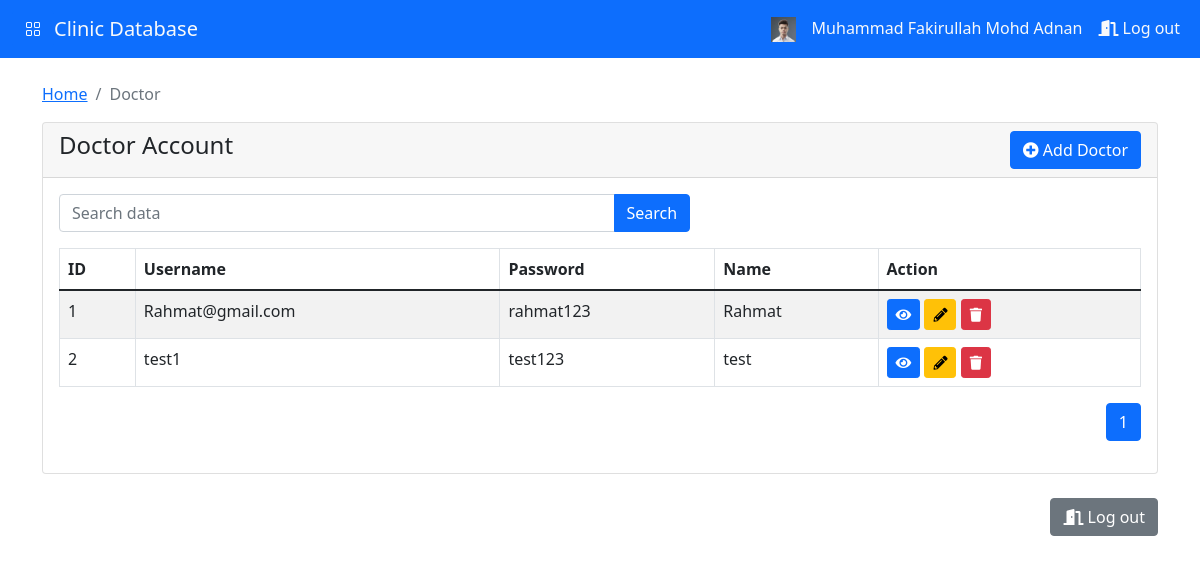
Page /admin_doctor.php (signed in) on the committed database.
### tables this page shows
CREATE TABLE `doctor` (
  `doc_id` int(11) NOT NULL,
  `doc_username` varchar(255) NOT NULL,
  `doc_password` varchar(255) NOT NULL,
  `doc_name` varchar(255) NOT NULL,
  `doc_image` varchar(255) NOT NULL
);

### admin_doctor.php (the view, shortened to what this page needs)
<!DOCTYPE html>
<html lang="en">
<head>
    <link href="https://cdn.jsdelivr.net/npm/bootstrap@5.1.3/dist/css/bootstrap.min.css"
    rel="stylesheet">
    <link rel="stylesheet" href="https://cdn.jsdelivr.net/npm/bootstrap-icons@1.10.5/font/bootstrap-icons.css">
    <link rel="stylesheet" href="path/to/font-awesome/css/font-awesome.min.css">
    <link rel="stylesheet" href="https://cdnjs.cloudflare.com/ajax/libs/font-awesome/5.15.3/css/all.min.css">
    <link rel="stylesheet" href="//cdn.jsdelivr.net/npm/alertifyjs@1.13.1/build/css/alertify.min.css"/>
</head>
<body>
<?php include 'admin_navbar.php'; ?>
<div class="container mt-4">
    <nav aria-label="breadcrumb">
        <ol class="breadcrumb">
            <li class="breadcrumb-item"><a href="admin.php">Home</a></li>
            <li class="breadcrumb-item active" aria-current="page">Doctor</li>
        </ol>
    </nav>
    <?php include 'admin_offcanvas.php'; ?>
    <div class="row mt-2">
        <div class="col-md-12">
            <div class="card">
                <div class="card-header">
                    <h4>Doctor Account
                        <button type="button" class="btn btn-primary float-end " data-bs-toggle="modal" data-bs-target="#doctorAddModal">
                            <i class="fa fa-plus-circle"></i> Add Doctor
                        </button>
                    </h4>
                </div>
                <div class="card-body">
                    <div class="col-md-7">
                        <form action="" method="GET" id="searchForm">
                            <div class="input-group mb-3">
                                <input type="text" name="search" id="search" class="form-control" placeholder="Search data">
                                <button type="submit" class="btn btn-primary">Search</button>
                            </div>
                        </form>
                    </div>
                    <table id="myTable" class="table table-bordered table-striped">
                        <thead>
                        <tr>
                            <th>ID</th>
                            <th>Username</th>
                            <th>Password</th>
                            <th>Name</th>
                            <th>Action</th>
                        </tr>
                        </thead>
                        <tbody>
                            <?php
                                require 'dbcon.php';
                                $records_per_page = 5;
                                $current_page = isset($_GET['page']) ? $_GET['page'] : 1;
                                $starting_record = ($current_page - 1) * $records_per_page;
                                if (isset($_GET['search'])) {
                                    $search = $_GET['search'];
                                    $query = "SELECT * FROM doctor WHERE doc_username LIKE '%$search%' OR doc_password LIKE '%$search%' LIMIT $starting_record, $records_per_page";
                                } else {
                                    $query = "SELECT * FROM doctor LIMIT $starting_record, $records_per_page";
                                }
                                $query_run = mysqli_query($con, $query);
                                if (isset($_GET['search'])) {
                                    $search = $_GET['search'];
                                    $count_query = "SELECT COUNT(*) as total FROM doctor WHERE doc_username LIKE '%$search%' OR doc_password LIKE '%$search%'";
                                } else {
                                    $count_query = "SELECT COUNT(*) as total FROM doctor";
                                }
                                $count_query_run = mysqli_query($con, $count_query);
                                $count_data = mysqli_fetch_assoc($count_query_run);
                                $total_records = $count_data['total'];
                                $total_pages = ceil($total_records / $records_per_page);
                                if (mysqli_num_rows($query_run) > 0) {
                                    foreach ($query_run as $front) {
                                        ?>
                                        <tr>
                                            <td><?= $front['doc_id'] ?></td>
                                            <td><?= $front['doc_username'] ?></td>
                                            <td><?= $front['doc_password'] ?></td>
                                            <td><?= $front['doc_name'] ?></td>
                                            <td>
                                                <button type="button" value="<?= $front['doc_id'] ?>" class="viewDoctorBtn btn btn-primary btn-sm"><i class="fas fa-eye"></i></button>
                                                <button type="button" value="<?= $front['doc_id'] ?>" class="editDoctorBtn btn btn-warning btn-sm"><i class="fas fa-pencil-alt"></i></button>
                                                <button type="button" value="<?= $front['doc_id'] ?>" class="deleteDoctorBtn btn btn-danger btn-sm"><i class="fas fa-trash"></i></button>
                                            </td>
                                        </tr>
                                        <?php
                                    }
                                } else {
                                    echo "<tr><td colspan='8'>No Record Found</td></tr>";
                                }
                            ?>
                        </tbody>
                    </table>
                    <div class="row">
                        <div class="col-md-12">
                            <nav aria-label="Page navigation">
                            <ul class="pagination justify-content-end">
                                <?php
                                $max_buttons = 5;
                                $start_page = max(1, $current_page - 1);
                                $end_page = min($start_page + $max_buttons - 1, $total_pages);
                                for ($page = $start_page; $page <= $end_page; $page++) :
                                ?>
                                    <li class="page-item <?php if ($page == $current_page) echo 'active'; ?>">
                                        <a class="page-link"
                                        href="?page=<?= $page ?>&search=<?= isset($_GET['search']) ? $_GET['search'] : '' ?>">
                                            <?= $page ?>
                                        </a>
                                    </li>
                                <?php endfor; ?>
                            </ul>
                            </nav>
                        </div>
                    </div>
                </div>
            </div>
        </div>
    </div>
    <div class="d-flex justify-content-end mt-4">
        <button type="button" class="btn btn-secondary" onclick="location.href='logout.php';"><i class="fas fa-door-open"></i> Log out</button>
    </div>
</div>
</body>
</html>

### admin_navbar.php (shortened to what this page needs)
<?php
$admin_name = $_SESSION['admin_name'];
?>
<nav class="navbar navbar-expand-lg bg-primary navbar-dark">
        <div class="container-fluid">
          <a class="btn btn-primary" data-bs-toggle="offcanvas" href="#offcanvasExample" role="button" aria-controls="offcanvasExample">
            <i class="bi bi-grid"></i>
          </a>
          <a class="navbar-brand text-light" href="">Clinic Database</a>
          <div class="collapse navbar-collapse" id="navbarNavDropdown">
            <ul class="navbar-nav ml-auto custom-nav">
                <li class="nav-item">
                    <a class="nav-link active text-light" aria-current="page" href="">
                        <?php
                        require 'dbcon.php';
                        $query = "SELECT * FROM admin";
                        $query_run = mysqli_query($con, $query);
                        if ($query_run) {
                            if (mysqli_num_rows($query_run) > 0) {
                                $admin_data = mysqli_fetch_assoc($query_run);
                                $admin_image = $admin_data['admin_image'];
                            } else {
                                $admin_image = 'profileImage/default_profile.jpg';
                            }
                        } else {
                            echo "Error in executing the query: " . mysqli_error($con);
                        }
                        ?>
                        <img src="<?php echo $admin_image; ?>" alt="Admin image" width="25" height="25">
                    </a>
                </li>
                <li class="nav-item">
                    <a class="nav-link active text-light" aria-current="page" href="">
                        <?php echo $admin_name; ?>
                    </a>
                </li>
                <li class="nav-item dropdown">
                    <a class="nav-link active text-light" aria-current="page" href="logout_admin.php"><i class="fas fa-door-open"></i> Log out
                </a>
                </li>
            </ul>
          </div>
        </div>
</nav>

### admin_navbar.php (style rules this page uses)
.custom-nav { margin-left: auto; }

### rows in the picture
doctor: doc_id "1", doc_username "Rahmat@gmail.com", doc_password "rahmat123", doc_name "Rahmat"
doctor: doc_id "2", doc_username "test1", doc_password "test123", doc_name "test"

### other values in the picture
$admin_name "Muhammad Fakirullah Mohd Adnan"
